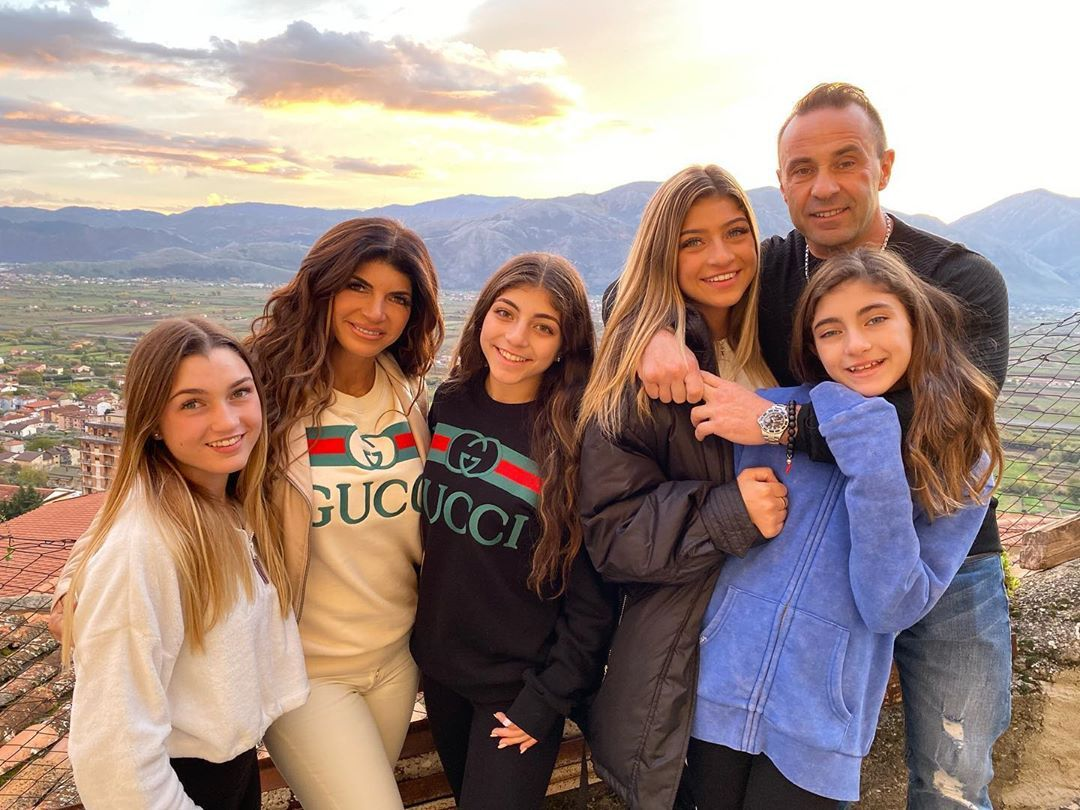
#> input picture ObjectTracker/Files/test.jpg, 1080 x 810 px
$ python example.py
#> lines starting #> are read from the running program, lines starting #| are printed output that depends on the picture; after the words box and inside, x2 and y2 are one past the last pixel; in counts of white or black regions, pixels touching at a corner belong together
#> in photoDetection, img is the input picture: shape (810, 1080, 3); mean B, G, R 131.2, 139.1, 159.7
### ObjectTracker/ObjectTracker/__init__.py
# coding : utf-8

'''
Copyright 2020 Agnese Salutari.
Licensed under the Apache License, Version 2.0 (the "License");
you may not use this file except in compliance with the License.
You may obtain a copy of the License at

http://www.apache.org/licenses/LICENSE-2.0

Unless required by applicable law or agreed to in writing, software distributed under the License is distributed on
an "AS IS" BASIS, WITHOUT WARRANTIES OR CONDITIONS OF ANY KIND, either express or implied.
See the License for the specific language governing permissions and limitations under the License
'''


import numpy as np
import cv2
from os import path


def imgDetection(img, cascadeClassifier="", resultFile="", getCoordsOnly=True):
#> called with resultFile = 'Files/result.jpg', getCoordsOnly = True
    assert isinstance(img, np.ndarray)
    assert isinstance(cascadeClassifier, str)
    assert path.exists(cascadeClassifier)
    assert isinstance(resultFile, str)
    assert isinstance(getCoordsOnly, bool)
    cascade = cv2.CascadeClassifier(cascadeClassifier)
    gray = cv2.cvtColor(img, cv2.COLOR_BGR2GRAY)  # Convert into grayscale
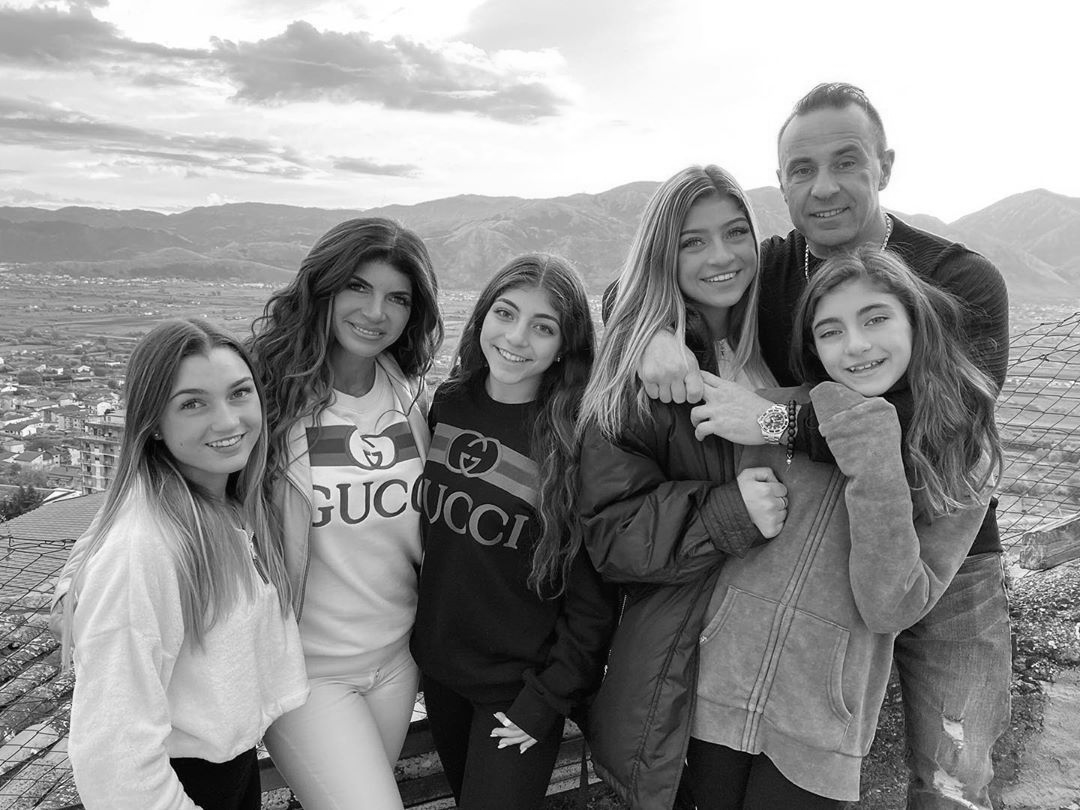
#> gray: shape (810, 1080); min 0, max 255, mean 144.4
    detectedObjs = cascade.detectMultiScale(gray, 1.1, 4)
#> detectedObjs = [[986, 494, 51, 51], [666, 199, 104, 104], [332, 260, 91, 91], [473, 282, 99, 99], [621, 617, 80, 80], [767, 122, 117, 117], [799, 279, 117, 117], [156, 351, 124, 124], [271, 372, 187, 187]]
    for (x, y, w, h) in detectedObjs:
        cv2.rectangle(img, (x, y), (x + w, y + h), (255, 0, 0), 2)
#> this loop made 9 passes
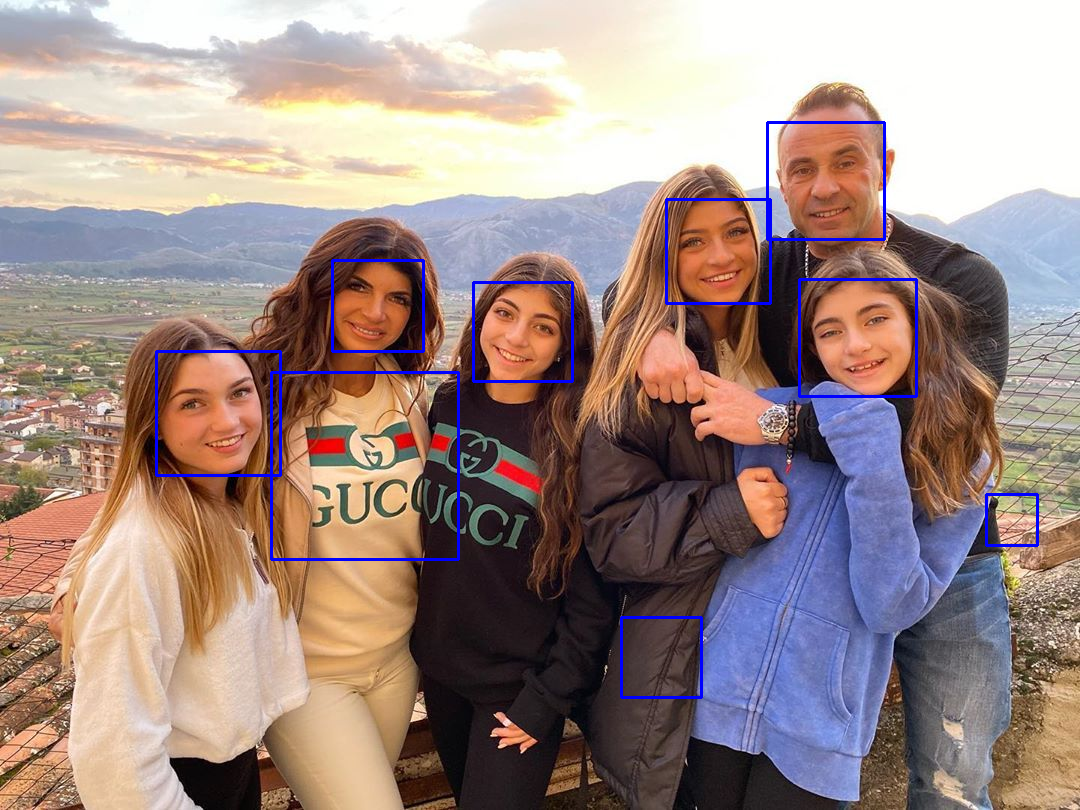
#> img: shape (810, 1080, 3); 1.32% of pixels changed, all inside (x1, y1, x2, y2) = (155, 121, 1039, 699)
    if resultFile:
        cv2.imwrite(resultFile, img)
    if getCoordsOnly:
        return detectedObjs
    else:
        return img, detectedObjs


def photoDetection(photo="", cascadeClassifier="", resultFile="", getCoordsOnly=True):
    assert isinstance(photo, str)
    assert path.exists(photo)
    img = cv2.imread(photo)
    return imgDetection(img, cascadeClassifier, resultFile, getCoordsOnly)


# [31 lines left out: functions webcamDetection, videoDetection, not called in this run]

### ObjectTracker/example.py
# coding : utf-8

'''
Copyright 2020 Agnese Salutari.
Licensed under the Apache License, Version 2.0 (the "License");
you may not use this file except in compliance with the License.
You may obtain a copy of the License at

http://www.apache.org/licenses/LICENSE-2.0

Unless required by applicable law or agreed to in writing, software distributed under the License is distributed on
an "AS IS" BASIS, WITHOUT WARRANTIES OR CONDITIONS OF ANY KIND, either express or implied.
See the License for the specific language governing permissions and limitations under the License
'''


from ObjectTracker import photoDetection, webcamDetection


print(photoDetection("Files/test.jpg", "CascadeFiles/haarcascade_frontalface_default.xml", "Files/result.jpg"))
#print(webcamDetection(10, "CascadeFiles/haarcascade_frontalface_default.xml", "res.jpg"))
